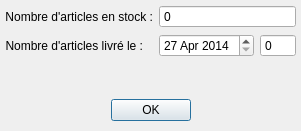
<?xml version="1.0" encoding="UTF-8"?>
<ui version="4.0">
 <class>StockDialog</class>
 <widget class="QDialog" name="StockDialog">
  <property name="windowModality">
   <enum>Qt::WindowModal</enum>
  </property>
  <property name="geometry">
   <rect>
    <x>0</x>
    <y>0</y>
    <width>301</width>
    <height>131</height>
   </rect>
  </property>
  <property name="windowTitle">
   <string>Stock</string>
  </property>
  <property name="windowIcon">
   <iconset>
    <normaloff>../images/qlot_512.svg</normaloff>../images/qlot_512.svg</iconset>
  </property>
  <widget class="QWidget" name="verticalLayoutWidget">
   <property name="geometry">
    <rect>
     <x>0</x>
     <y>0</y>
     <width>301</width>
     <height>131</height>
    </rect>
   </property>
   <layout class="QVBoxLayout" name="verticalLayout_2">
    <property name="sizeConstraint">
     <enum>QLayout::SetDefaultConstraint</enum>
    </property>
    <property name="leftMargin">
     <number>5</number>
    </property>
    <property name="topMargin">
     <number>5</number>
    </property>
    <property name="rightMargin">
     <number>5</number>
    </property>
    <property name="bottomMargin">
     <number>10</number>
    </property>
    <item>
     <layout class="QFormLayout" name="formLayout">
      <property name="fieldGrowthPolicy">
       <enum>QFormLayout::AllNonFixedFieldsGrow</enum>
      </property>
      <item row="0" column="0">
       <widget class="QLabel" name="label">
        <property name="text">
         <string>Nombre d'articles en stock :</string>
        </property>
        <property name="alignment">
         <set>Qt::AlignRight|Qt::AlignTrailing|Qt::AlignVCenter</set>
        </property>
       </widget>
      </item>
      <item row="0" column="1">
       <widget class="QSpinBox" name="spinBox_stock">
        <property name="frame">
         <bool>true</bool>
        </property>
        <property name="readOnly">
         <bool>true</bool>
        </property>
        <property name="buttonSymbols">
         <enum>QAbstractSpinBox::NoButtons</enum>
        </property>
        <property name="suffix">
         <string/>
        </property>
        <property name="prefix">
         <string/>
        </property>
        <property name="maximum">
         <number>9999999</number>
        </property>
       </widget>
      </item>
      <item row="1" column="0">
       <widget class="QLabel" name="label_2">
        <property name="text">
         <string>Nombre d'articles livré le :</string>
        </property>
        <property name="alignment">
         <set>Qt::AlignRight|Qt::AlignTrailing|Qt::AlignVCenter</set>
        </property>
       </widget>
      </item>
      <item row="1" column="1">
       <layout class="QHBoxLayout" name="horizontalLayout">
        <item>
         <widget class="QDateEdit" name="dateEdit_article">
          <property name="maximumDate">
           <date>
            <year>7999</year>
            <month>12</month>
            <day>31</day>
           </date>
          </property>
          <property name="minimumDate">
           <date>
            <year>2014</year>
            <month>4</month>
            <day>27</day>
           </date>
          </property>
         </widget>
        </item>
        <item>
         <widget class="QSpinBox" name="spinBox_livre">
          <property name="buttonSymbols">
           <enum>QAbstractSpinBox::NoButtons</enum>
          </property>
         </widget>
        </item>
       </layout>
      </item>
     </layout>
    </item>
    <item>
     <spacer name="verticalSpacer">
      <property name="orientation">
       <enum>Qt::Vertical</enum>
      </property>
      <property name="sizeType">
       <enum>QSizePolicy::Maximum</enum>
      </property>
      <property name="sizeHint" stdset="0">
       <size>
        <width>20</width>
        <height>5</height>
       </size>
      </property>
     </spacer>
    </item>
    <item>
     <layout class="QHBoxLayout" name="horizontalLayout_2">
      <item>
       <spacer name="horizontalSpacer">
        <property name="orientation">
         <enum>Qt::Horizontal</enum>
        </property>
        <property name="sizeHint" stdset="0">
         <size>
          <width>40</width>
          <height>20</height>
         </size>
        </property>
       </spacer>
      </item>
      <item>
       <widget class="QPushButton" name="valid_stock">
        <property name="text">
         <string>OK</string>
        </property>
       </widget>
      </item>
      <item>
       <spacer name="horizontalSpacer_2">
        <property name="orientation">
         <enum>Qt::Horizontal</enum>
        </property>
        <property name="sizeHint" stdset="0">
         <size>
          <width>40</width>
          <height>20</height>
         </size>
        </property>
       </spacer>
      </item>
     </layout>
    </item>
   </layout>
  </widget>
 </widget>
 <resources/>
 <connections>
  <connection>
   <sender>valid_stock</sender>
   <signal>clicked()</signal>
   <receiver>StockDialog</receiver>
   <slot>accept()</slot>
   <hints>
    <hint type="sourcelabel">
     <x>188</x>
     <y>253</y>
    </hint>
    <hint type="destinationlabel">
     <x>199</x>
     <y>149</y>
    </hint>
   </hints>
  </connection>
 </connections>
</ui>
